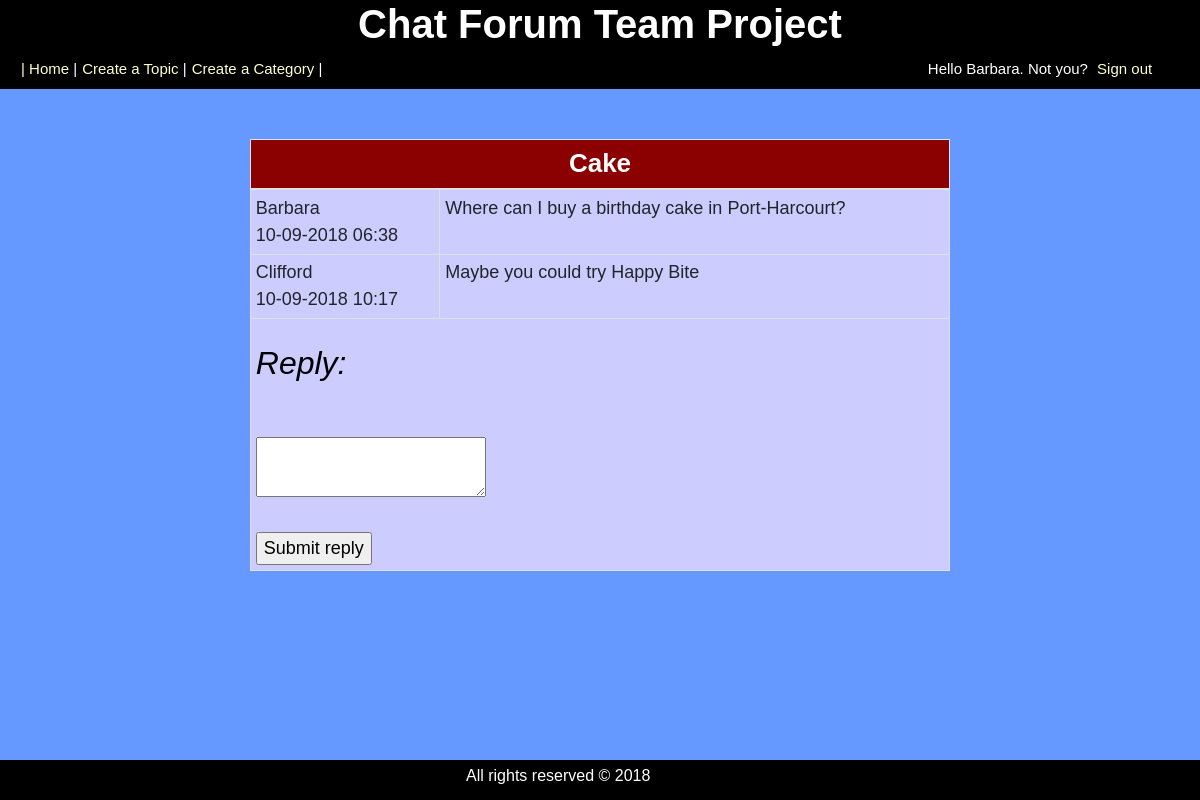
Page /topic.php?id=1 (signed in) on the committed database.
### tables this page shows
CREATE TABLE `topics` (
  `topic_id` int(8) NOT NULL,
  `topic_subject` varchar(255) NOT NULL,
  `topic_date` datetime NOT NULL,
  `topic_cat` int(8) NOT NULL,
  `topic_by` int(8) NOT NULL
);

CREATE TABLE `posts` (
  `post_id` int(8) NOT NULL,
  `post_content` text NOT NULL,
  `post_date` datetime NOT NULL,
  `post_topic` int(8) NOT NULL,
  `post_by` int(8) NOT NULL
);

CREATE TABLE `users` (
  `user_id` int(8) NOT NULL,
  `user_name` varchar(30) NOT NULL,
  `user_pass` varchar(255) NOT NULL,
  `user_email` varchar(255) NOT NULL,
  `user_date` datetime NOT NULL,
  `user_level` int(8) NOT NULL
);

### topic.php (the view)
<?php
include 'connect.php';
include 'header.php';
$sql = "SELECT
			topic_id,
			topic_subject
		FROM
			topics
		WHERE
			topics.topic_id = " . mysql_real_escape_string($_GET['id']);
$result = mysqli_query($connection,$sql);
if(!$result)
{
	echo 'The topic could not be displayed, please try again later.';
}
else
{
	if(mysqli_num_rows($result) == 0)
	{
		echo 'This topic doesn&prime;t exist.';
	}
	else
	{
		while($row = mysqli_fetch_assoc($result))
		{
			echo '<table class="table table-bordered table-sm table-hover center">
					<thead>
						<tr>
							<th colspan="2">' . $row['topic_subject'] . '</th>
						</tr>
					</thead>
					<tbody>';
			$posts_sql = "SELECT
						posts.post_topic,
						posts.post_content,
						posts.post_date,
						posts.post_by,
						users.user_id,
						users.user_name
					FROM
						posts
					LEFT JOIN
						users
					ON
						posts.post_by = users.user_id
					WHERE
						posts.post_topic = " . mysql_real_escape_string($_GET['id']);
			$posts_result = mysqli_query($connection,$posts_sql);
			if(!$posts_result)
			{
				echo '<tr><td>The posts could not be displayed, please try again later.</tr></td></table>';
			}
			else
			{
				while($posts_row = mysqli_fetch_assoc($posts_result))
				{
					echo '<tr class="topic-post">
							<td class="user-post">' . $posts_row['user_name'] . '<br/>' . date('d-m-Y H:i', strtotime($posts_row['post_date'])) . '</td>
							<td class="post-content">' . htmlentities(stripslashes($posts_row['post_content'])) . '</td>
						  </tr>';
				}
			}
			if(!$_SESSION['signed_in'])
			{
				echo '<tr><td colspan=2>You must be <a href="signin.php">signed in</a> to reply. You can also <a href="signup.php">sign up</a> for an account.';
			}
			else
			{
				echo '<tr><td colspan="2"><h2>Reply:</h2><br />
					<form method="post" action="reply.php?id=' . $row['topic_id'] . '">
						<textarea name="reply-content"></textarea><br /><br />
						<input type="submit" value="Submit reply" />
					</form></td></tr>';
			}
			echo '</tbody>
			</table>';
		}
	}
}
include 'footer.php';
?>

### styles.css (style rules this page uses)
html { position: relative; min-height: 100%; }
body { text-align: center; }
.body_style { background-color: #6699ff !important; font-size: 15px; font-family:sans-serif; margin-bottom: 40px; }
h2 { color:black !important; font-style: italic !important ; padding-top: 20px; padding-bottom: 20px; }
table.center { margin-left:auto !important; margin-right:auto !important; border-collapse: collapse; width: 700px !important; }
th { background-color: darkred !important; color: white !important; font-size:26px; text-align:center; }
td { padding: 5px ; font-size:18px; background-color:#ccccff; }

### rows in the picture
topics: topic_subject "Cake"
posts: post_by.user_name "Barbara", post_date "10-09-2018 06:38", post_content "Where can I buy a birthday cake in Port-Harcourt?"
posts: post_by.user_name "Clifford", post_date "10-09-2018 10:17", post_content "Maybe you could try Happy Bite"

### other values in the picture
$_SESSION['user_name'] "Barbara"
